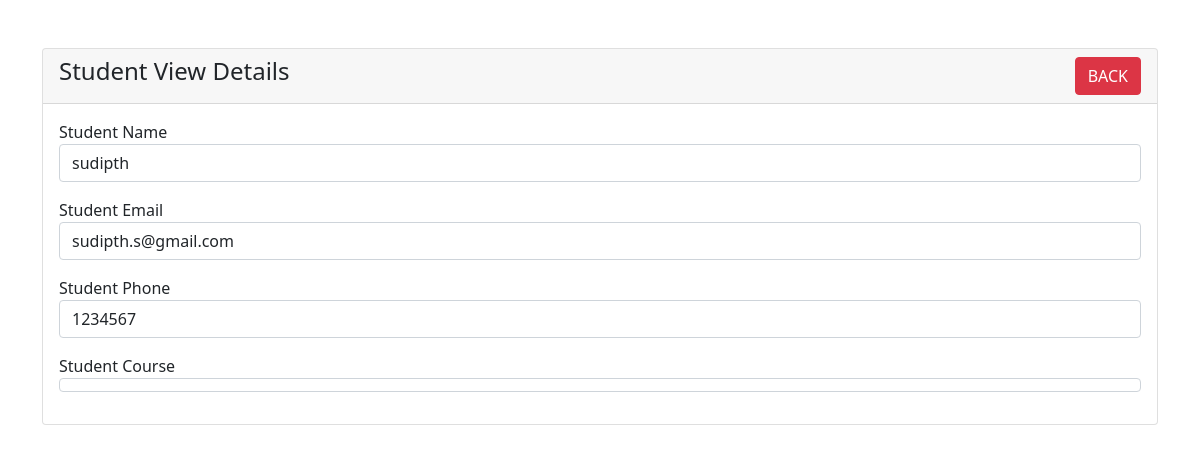
The app's page /Admin/student-view.php?app_id=23 with its own data.
### tables this page shows
CREATE TABLE `form` (
  `mgapp_number` int(6) NOT NULL,
  `name` varchar(50) NOT NULL,
  `email` varchar(50) NOT NULL,
  `phone` bigint(10) NOT NULL,
  `address` varchar(50) NOT NULL,
  `aadhaar` int(50) NOT NULL,
  `religion` enum('hindu','chrisian','muslim') NOT NULL,
  `gender` enum('male','female','other') NOT NULL,
  `app_id` int(6) NOT NULL,
  `status` varchar(50) NOT NULL DEFAULT 'Pending'
);

### Admin/student-view.php (the view, shortened to what this page needs)
<?php
require 'dbcon.php';
?>
<!doctype html>
<html lang="en">
  <head>
    <link href="https://cdn.jsdelivr.net/npm/bootstrap@5.1.3/dist/css/bootstrap.min.css" rel="stylesheet">
</head>
<body>
    <div class="container mt-5">
        <div class="row">
            <div class="col-md-12">
                <div class="card">
                    <div class="card-header">
                        <h4>Student View Details
                            <a href="index.php" class="btn btn-danger float-end">BACK</a>
                        </h4>
                    </div>
                    <div class="card-body">
                        <?php
if (isset($_GET['app_id'])) {
    $student_id = mysqli_real_escape_string($con,$_GET['app_id']);
    $query      = "SELECT * FROM form  WHERE app_id='$student_id' ";
    $query_run  = mysqli_query($con, $query);
    if (mysqli_num_rows($query_run) > 0) {
        $student = mysqli_fetch_array($query_run);
?>
                                    <div class="mb-3">
                                        <label>Student Name</label>
                                        <p class="form-control">
                                            <?= $student['name']; ?>
                                       </p>
                                    </div>
                                    <div class="mb-3">
                                        <label>Student Email</label>
                                        <p class="form-control">
                                            <?= $student['email']; ?>
                                       </p>
                                    </div>
                                    <div class="mb-3">
                                        <label>Student Phone</label>
                                        <p class="form-control">
                                            <?= $student['phone']; ?>
                                       </p>
                                    </div>
                                    <div class="mb-3">
                                        <label>Student Course</label>
                                        <p class="form-control">
                                       </p>
                                    </div>
                                <?php
    } else {
        echo "<h4>No Such Id Found</h4>";
    }
}
else {
    echo "<h4>issue with the if</h4>";
}
?>
                   </div>
                </div>
            </div>
        </div>
    </div>
</body>
</html>

### records on screen
form: name "sudipth", email "sudipth.s@gmail.com", phone "1234567"
